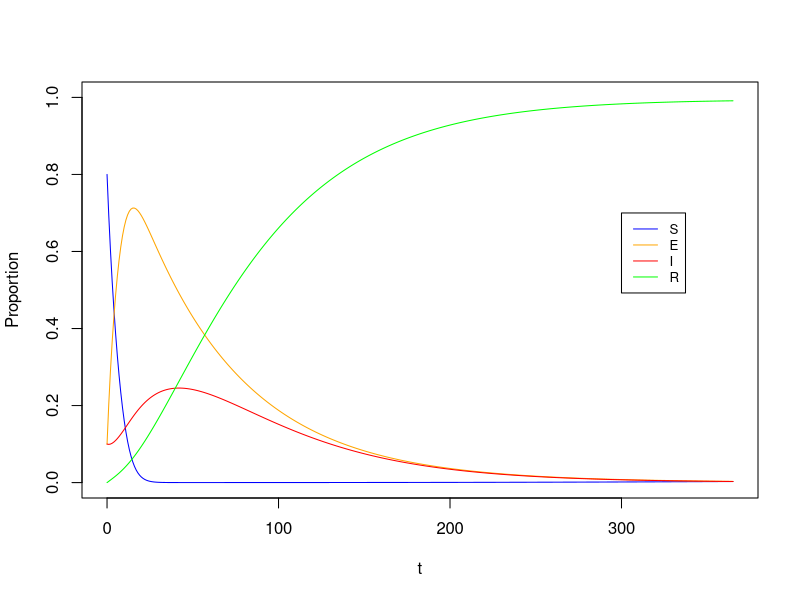

The R source for this figure:
library(deSolve)

# Function to return derivatives of SEIR model
seir_ode<-function(t,Y,par){
  S<-Y[1]
  E<-Y[2]
  I<-Y[3]
  R<-Y[4]
  
  beta<-par[1]
  sigma<-par[2]
  gamma<-par[3]
  mu<-par[4]
  
  dYdt<-vector(length=3)
  dYdt[1]=mu-beta*I*S-mu*S
  dYdt[2]=beta*I*S-(sigma+mu)*E
  dYdt[3]=sigma*E-(gamma+mu)*I
  
  return(list(dYdt))
}

# Set parameter values
beta<-520/365;
sigma<-1/60;
gamma<-1/30;
mu<-774835/(65640000*365) # UK birth and population figures 2016
init<-c(0.8,0.1,0.1)
t<-seq(0,365)
par<-c(beta,sigma,gamma,mu)
# Solve system using lsoda
sol<-lsoda(init,t,seir_ode,par)

# Plot
plot(t,sol[,2],type="l",col="blue",ylim=c(0,1),ylab="Proportion")
lines(t,sol[,3],col="orange")
lines(t,sol[,4],col="red")  
lines(t,1-rowSums(sol[,2:4]),col="green")
legend(300,0.7,legend=c("S","E","I","R"),col=c("blue","orange","red","green"), lty=1, cex=0.8)
